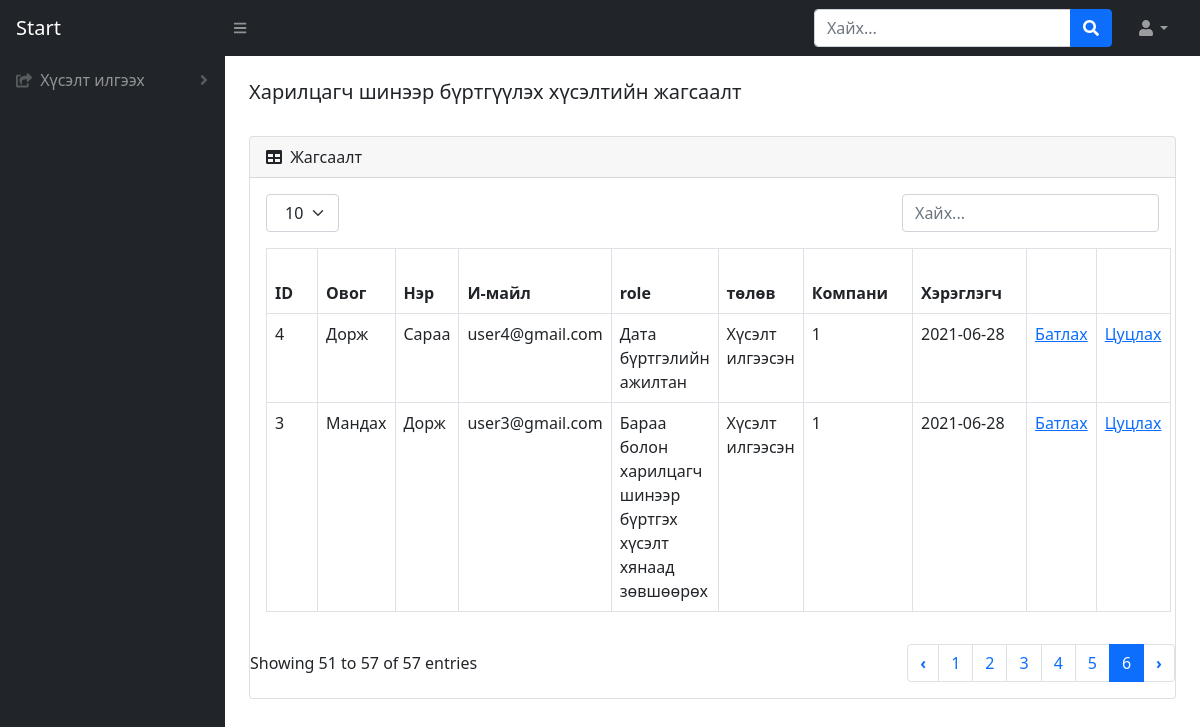
The app's page /reg-list, older data.
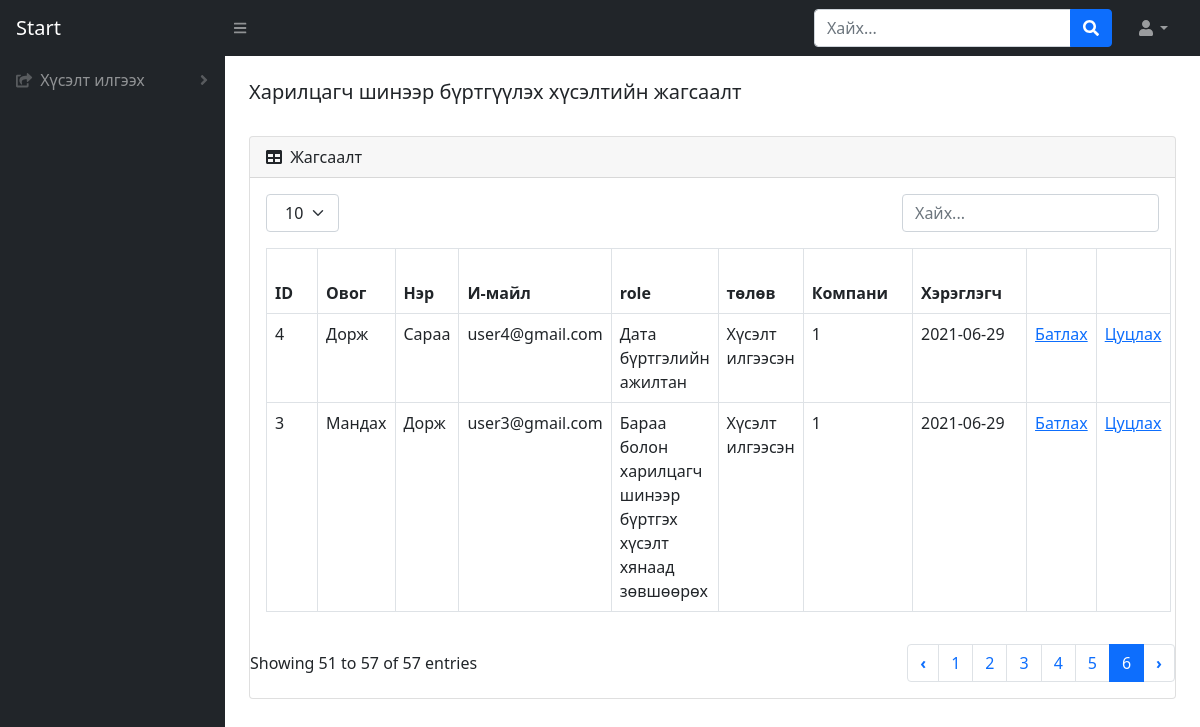
The same page, newer data.
### BMweb/models.py (models this page shows, shortened)
class Hereglegch(models.Model):
    ovog=models.CharField(max_length=300, verbose_name=_("Хэрэглэгчийн овог"))
    ner=models.CharField(max_length=300, verbose_name=_("Хэрэглэгчийн нэр"))
    mail = models.CharField(max_length=300, verbose_name=_("И-мейл хаяг"))
    role = models.ForeignKey(HereglegchRole, on_delete=CASCADE ,verbose_name=_("Эрхийн түвшин"))
    state = models.ForeignKey(HereglegchState, on_delete=CASCADE , verbose_name=_("Хэрэглэгчийн төлөв"))
    company = models.ForeignKey(Company, on_delete=CASCADE , verbose_name=_("Компани"))
    password  = models.CharField(max_length=150, verbose_name=_("Хэрэглэгчийн нууц үг"))
    reg_date = models.DateTimeField(default=datetime.now, verbose_name=_("Нэвтэрсэн огноо"))
    class Meta:
        verbose_name = _("Хэрэглэгч")
        verbose_name_plural = _("Хэрэглэгч")

class HereglegchRole(models.Model):
    levelName = models.CharField(max_length=300, verbose_name=_("Эрхийн түвшин"))
    class Meta:
        verbose_name = _("Эрхийн түвшин")
        verbose_name_plural = _("Эрхийн түвшин")
    def __str__(self):
        return self.levelName

class HereglegchState(models.Model):
    stateName = models.CharField(max_length=300, verbose_name=_("Хэрэглэгчийн төлөв"))
    class Meta:
        verbose_name = _("Хэрэглэгч төлөв")
        verbose_name_plural = _("Хэрэглэгч төлөв")
    def __str__(self):
        return self.stateName

### BMweb/views.py (the view)
# urls.py: path('reg-list', views.hereglegchList,name='reg-list'),
def hereglegchList(request):
    if 'user_id' in request.session:
        h = Hereglegch.objects.get(pk=request.session['user_id'])
        return render(request,'hereglegchList.html', {'user': h })
    h = Hereglegch.objects.filter(state_id = 1).order_by('-reg_date')
    return render(request,'hereglegchList.html',{'HereglegchList': h})

### BMweb/templates/hereglegchList.html (shortened to what the changed rows need)
{% load static %}
<!DOCTYPE html>
<html lang="en">
    <head>
        <link href="https://cdn.jsdelivr.net/npm/simple-datatables@latest/dist/style.css" rel="stylesheet" />
        <link href="css/styles.css" rel="stylesheet" />
        <link href="{% static 'css/styles.css' %}" rel="stylesheet"/>
    </head>
    <body class="sb-nav-fixed">
        <div id="layoutSidenav">
            <div id="layoutSidenav_content">
                <main>
                    <div class="container-fluid px-4">
                        <div class="card mb-4">
                            <div class="card-body">
                                <table id="datatablesSimple" class="dataTable-table">
                                    <thead>
                                        <tr>
                                            <th data-sortable="" class="asc">
                                                <a href="#" class="dataTable-sorter">ID</a>
                                            </th>
                                            <th data-sortable="" class="asc">
                                                <a href="#" class="dataTable-sorter">Овог</a>
                                            </th>
                                            <th data-sortable="" class="asc">
                                                <a href="#" class="dataTable-sorter">Нэр</a>
                                            </th>
                                            <th data-sortable="" class="asc">
                                                <a href="#" class="dataTable-sorter">И-майл</a>
                                            </th>
                                            <th data-sortable="" class="asc">
                                                <a href="#" class="dataTable-sorter"></a>role</a>
                                            </th>
                                            <th data-sortable="" class="asc">
                                                <a href="#" class="dataTable-sorter">төлөв</a>
                                            </th>
                                            <th data-sortable="" class="asc">
                                                <a href="#" class="dataTable-sorter">Компани</a>
                                            </th>
                                            <th data-sortable="" class="asc">
                                                <a href="#" class="dataTable-sorter">Хэрэглэгч</a>
                                            </th>
                                            <th data-sortable="" class="asc">
                                            </th>
                                            <th data-sortable="" class="asc">
                                            </th>
                                        </tr>
                                    </thead>
                                    {% for h in HereglegchList %}
                                        <tr>
                                            <td>{{ h.id }}</td>
                                            <td>{{ h.ovog }}</td>
                                            <td>{{ h.ner }}</td>
                                            <td>{{ h.mail }}</td>
                                            <td>{{ h.role }}</td>
                                            <td>{{ h.state }}</td>
                                            <td>{{ h.state_id }}</td>
                                            <td>{{ h.reg_date | date:"Y-m-d" }}</td>
                                            <td><a href="/change-state/{{h.id}}/2">Батлах</a></td>
                                            <td><a href="/change-state/{{h.id}}/3">Цуцлах</a></td>
                                        </tr>
                                    {% endfor %}
                                    </table>
                            </div>
                        </div>
                    </div>
                </main>
            </div>
        </div>
    </body>
</html>

Row changes from the older to the newer data that the page shows:
changed Hereglegch "Сараа": reg_date "2021-06-28" → "2021-06-29"
changed Hereglegch "Мандах": reg_date "2021-06-28" → "2021-06-29"
